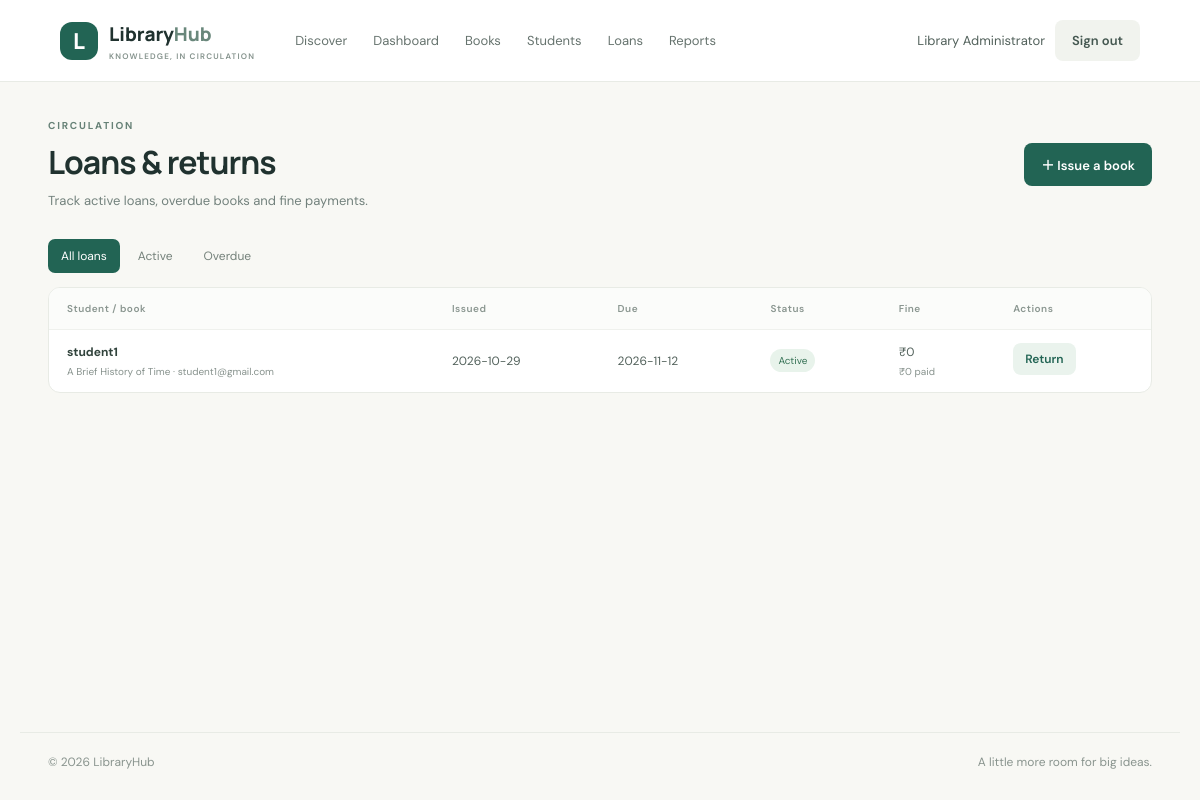
The page /loans (signed in) on the database its author committed.
### tables this page shows
CREATE TABLE users(id INTEGER PRIMARY KEY,name TEXT NOT NULL,email TEXT NOT NULL UNIQUE COLLATE NOCASE,password_hash TEXT NOT NULL,role TEXT NOT NULL CHECK(role IN ('admin','student')),created_at TEXT NOT NULL DEFAULT CURRENT_TIMESTAMP);

CREATE TABLE loans(id INTEGER PRIMARY KEY,user_id INTEGER NOT NULL REFERENCES users(id),book_id INTEGER NOT NULL REFERENCES books(id),issued_on TEXT NOT NULL,due_on TEXT NOT NULL,returned_on TEXT,fine_rupees INTEGER NOT NULL DEFAULT 0 CHECK(fine_rupees>=0),paid_rupees INTEGER NOT NULL DEFAULT 0 CHECK(paid_rupees>=0 AND paid_rupees<=fine_rupees));

### app.py (the view)
@app.route('/loans')
@admin_required
def loans():
    filt=request.args.get('filter','all'); cond="WHERE l.returned_on IS NULL" if filt=='active' else "WHERE l.returned_on IS NULL AND l.due_on<date('now','localtime')" if filt=='overdue' else ''
    with db() as con: rows=con.execute(f"SELECT l.*,u.name student,u.email,b.title,b.author,MAX(0,CAST(julianday(COALESCE(l.returned_on,date('now','localtime')))-julianday(l.due_on) AS INTEGER))*? estimated_fine FROM loans l JOIN users u ON u.id=l.user_id JOIN books b ON b.id=l.book_id {cond} ORDER BY l.returned_on IS NULL DESC,l.due_on",(FINE_PER_DAY,)).fetchall()
    return render_template('loans.html',loans=rows,filter=filt)

### app.py (called while the page is built)
def db():
    con=sqlite3.connect(DB_PATH, timeout=10); con.row_factory=sqlite3.Row; con.execute('PRAGMA foreign_keys=ON'); return con

def login_required(fn):
    @wraps(fn)
    def wrapped(*a,**kw):
        if not session.get('user_id'): flash('Please sign in to continue.','error'); return redirect(url_for('login',next=request.path))
        return fn(*a,**kw)
    return wrapped

def admin_required(fn):
    @wraps(fn)
    @login_required
    def wrapped(*a,**kw):
        if session.get('role')!='admin': abort(403)
        return fn(*a,**kw)
    return wrapped

def current_user():
    if not session.get('user_id'): return None
    with db() as con: return con.execute('SELECT id,name,email,role FROM users WHERE id=?',(session['user_id'],)).fetchone()

@app.context_processor
def inject_globals(): return {'current_user':current_user(),'today':date.today().isoformat(),'loan_limit':MAX_ACTIVE_LOANS}

### templates/loans.html
{% extends 'base.html' %}{% block title %}Loans{% endblock %}{% block content %}<section class="page-heading"><div><span class="eyebrow">CIRCULATION</span><h1>Loans & returns</h1><p>Track active loans, overdue books and fine payments.</p></div><a class="btn btn-primary" href="{{ url_for('issue') }}">＋ Issue a book</a></section><div class="filter-tabs"><a class="{% if filter=='all' %}selected{% endif %}" href="{{ url_for('loans',filter='all') }}">All loans</a><a class="{% if filter=='active' %}selected{% endif %}" href="{{ url_for('loans',filter='active') }}">Active</a><a class="{% if filter=='overdue' %}selected{% endif %}" href="{{ url_for('loans',filter='overdue') }}">Overdue</a></div><section class="panel"><div class="table-wrap"><table><thead><tr><th>Student / book</th><th>Issued</th><th>Due</th><th>Status</th><th>Fine</th><th>Actions</th></tr></thead><tbody>{% for l in loans %}<tr><td><b>{{ l.student }}</b><small class="subline">{{ l.title }} · {{ l.email }}</small></td><td>{{ l.issued_on }}</td><td>{{ l.due_on }}</td><td>{% if l.returned_on %}<span class="pill">Returned {{ l.returned_on }}</span>{% elif l.due_on<today %}<span class="pill pill-red">Overdue</span>{% else %}<span class="pill pill-green">Active</span>{% endif %}</td><td>₹{{ l.fine_rupees }}<small class="subline">₹{{ l.paid_rupees }} paid</small></td><td class="actions">{% if not l.returned_on %}<form method="post" action="{{ url_for('return_book',loan_id=l.id) }}" data-confirm="Record this book as returned? Inventory will be restored once."><button class="btn btn-soft btn-small">Return</button></form>{% endif %}{% if l.fine_rupees>l.paid_rupees %}<form class="pay-form" method="post" action="{{ url_for('pay_fine',loan_id=l.id) }}"><input name="amount" type="number" min="1" max="{{ l.fine_rupees-l.paid_rupees }}" placeholder="₹ amount" required><button class="text-link">Record payment</button></form>{% endif %}</td></tr>{% else %}<tr><td colspan="6" class="empty-cell">No loan records for this view.</td></tr>{% endfor %}</tbody></table></div></section>{% endblock %}

### templates/base.html (shortened to what this page needs)
<!doctype html><html lang="en"><head><link rel="stylesheet" href="{{ url_for('static',filename='style.css') }}"></head><body><header class="topbar"><a class="brand" href="{{ url_for('index') }}"><span class="brand-mark">L</span><span>Library<span class="brand-light">Hub</span><small>KNOWLEDGE, IN CIRCULATION</small></span></a><nav class="nav"><a href="{{ url_for('index') }}">Discover</a>{% if current_user and current_user.role=='admin' %}<a href="{{ url_for('admin_dashboard') }}">Dashboard</a><a href="{{ url_for('manage_books') }}">Books</a><a href="{{ url_for('students') }}">Students</a><a href="{{ url_for('loans') }}">Loans</a><a href="{{ url_for('reports') }}">Reports</a>{% elif current_user %}<a href="{{ url_for('student_dashboard') }}">My account</a>{% endif %}</nav><div class="nav-user">{% if current_user %}<span class="user-name">{{ current_user.name }}</span><form action="{{ url_for('logout') }}" method="post"><button class="btn btn-quiet" type="submit">Sign out</button></form>{% else %}<a class="btn btn-quiet" href="{{ url_for('login') }}">Sign in</a><a class="btn btn-primary btn-small" href="{{ url_for('register') }}">Join library</a>{% endif %}</div></header><main class="shell">{% block content %}{% endblock %}</main><footer><span>© {{ today[:4] }} LibraryHub</span><span>A little more room for big ideas.</span></footer></body></html>

### static/style.css (style rules this page uses)
:root { --ink:#20322f;--muted:#72817c;--green:#226454;--green-dark:#194b40;--mint:#eaf3ed;--paper:#f8f8f4;--line:#e8ebe5;--orange:#d98251;--red:#a9463a;--shadow:0 14px 44px rgba(30,53,45,.08) }
* { box-sizing:border-box }
body { margin:0;background:var(--paper);color:var(--ink);font-family:'DM Sans',sans-serif;font-size:15px;line-height:1.5 }
h1,h2,h3,strong { font-family:Manrope,'DM Sans',sans-serif }
h1,h2,h3,p { margin-top:0 }
a { color:inherit;text-decoration:none }
.topbar { height:82px;padding:0 max(calc((100vw - 1160px)/2),5vw);display:flex;align-items:center;gap:40px;background:#fff;border-bottom:1px solid var(--line);position:sticky;top:0;z-index:5 }
.brand { display:flex;align-items:center;gap:11px;line-height:1.05;font:800 19px Manrope;white-space:nowrap }
.brand-mark { display:grid;place-items:center;background:var(--green);color:#fff;width:38px;height:38px;border-radius:12px;font-size:22px }
.brand-light { color:#69877b }
.brand small { display:block;font:600 8px 'DM Sans';letter-spacing:1.2px;color:#84928c;margin-top:4px }
.nav { display:flex;align-items:center;gap:26px;flex:1 }
.nav a { font-size:13px;color:#66736e }
.nav-user { display:flex;align-items:center;gap:10px }
.nav-user form { margin:0 }
.user-name { font-size:13px;color:#52615b }
.shell { max-width:1160px;margin:auto;padding:36px 28px 70px;min-height:calc(100vh - 150px) }
footer { max-width:1160px;margin:auto;padding:20px 28px 28px;border-top:1px solid var(--line);display:flex;justify-content:space-between;color:#89948e;font-size:12px }
.btn { display:inline-flex;justify-content:center;align-items:center;gap:16px;border:0;border-radius:8px;padding:12px 17px;font:600 13px 'DM Sans';cursor:pointer;transition:.2s }
.btn-primary { background:var(--green);color:#fff }
.btn-quiet { background:#f1f3ee;color:#445750 }
.btn-soft { background:var(--mint);color:var(--green) }
.btn-small { padding:8px 12px;font-size:12px }
.eyebrow { display:block;font-size:10px;letter-spacing:1.8px;font-weight:700;color:#678277 }
.section-head,.page-heading { display:flex;align-items:flex-end;justify-content:space-between;gap:20px;margin:0 0 24px }
.section-head p,.page-heading p { color:var(--muted);margin:0;font-size:13px }
.page-heading { align-items:center;margin-bottom:28px }
.page-heading h1 { font-size:32px;letter-spacing:-1px;margin:5px 0 }
.panel { background:#fff;border:1px solid var(--line);border-radius:12px;overflow:hidden;margin-bottom:24px }
.table-wrap { overflow:auto }
table { border-collapse:collapse;width:100%;font-size:12px;white-space:nowrap }
th { text-align:left;color:#8a9690;font-weight:600;font-size:10px;letter-spacing:.5px;background:#fbfcfa }
th,td { padding:13px 18px;border-bottom:1px solid #eff1ed }
tbody tr:last-child td { border-bottom:0 }
td { color:#53625c }
.strong,b { color:#31433c }
.pill { display:inline-block;background:#f0f2ef;color:#66736c;padding:4px 8px;border-radius:20px;font-size:10px }
.pill-green { background:#e8f3eb;color:#347154 }
.subline { display:block;font-size:10px;color:#87928d;margin-top:3px }
.actions { display:flex;align-items:center;gap:10px }
.actions form { margin:0 }
.filter-tabs { display:flex;gap:5px;margin-bottom:14px }
.filter-tabs a { padding:8px 13px;border-radius:7px;color:#74817a;font-size:12px }
.filter-tabs a.selected { background:var(--green);color:white }

### rows shown on the page
users: name "Library Administrator"
loans: student "student1", title "A Brief History of Time", email "student1@gmail.com", issued_on "2026-10-29", due_on "2026-11-12", shows "Active", fine_rupees "0", paid_rupees "0"
